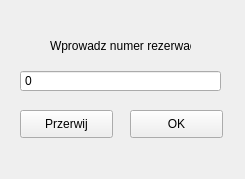
<?xml version="1.0" encoding="UTF-8"?>
<ui version="4.0">
 <class>Numer_Rezerwacji</class>
 <widget class="QMainWindow" name="Numer_Rezerwacji">
  <property name="geometry">
   <rect>
    <x>0</x>
    <y>0</y>
    <width>245</width>
    <height>179</height>
   </rect>
  </property>
  <property name="sizePolicy">
   <sizepolicy hsizetype="Fixed" vsizetype="Fixed">
    <horstretch>0</horstretch>
    <verstretch>0</verstretch>
   </sizepolicy>
  </property>
  <property name="windowTitle">
   <string>Podaj numer rezerwacji</string>
  </property>
  <widget class="QWidget" name="centralwidget">
   <widget class="QSpinBox" name="spinBox">
    <property name="geometry">
     <rect>
      <x>20</x>
      <y>70</y>
      <width>201</width>
      <height>22</height>
     </rect>
    </property>
    <property name="buttonSymbols">
     <enum>QAbstractSpinBox::NoButtons</enum>
    </property>
    <property name="maximum">
     <number>1000000000</number>
    </property>
   </widget>
   <widget class="QLabel" name="label">
    <property name="geometry">
     <rect>
      <x>50</x>
      <y>20</y>
      <width>141</width>
      <height>51</height>
     </rect>
    </property>
    <property name="text">
     <string>Wprowadz numer rezerwacji</string>
    </property>
   </widget>
   <widget class="QPushButton" name="okButton">
    <property name="geometry">
     <rect>
      <x>130</x>
      <y>110</y>
      <width>93</width>
      <height>28</height>
     </rect>
    </property>
    <property name="text">
     <string>OK</string>
    </property>
   </widget>
   <widget class="QPushButton" name="cancelButton">
    <property name="geometry">
     <rect>
      <x>20</x>
      <y>110</y>
      <width>93</width>
      <height>28</height>
     </rect>
    </property>
    <property name="text">
     <string>Przerwij</string>
    </property>
   </widget>
  </widget>
 </widget>
 <resources/>
 <connections/>
</ui>
